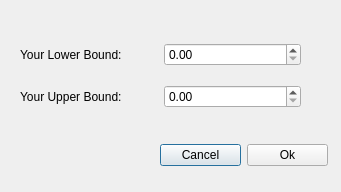
<?xml version="1.0" encoding="UTF-8"?>
<ui version="4.0">
    <class>UniformDialog</class>
    <widget class="QDialog" name="UniformDialog">
        <property name="geometry">
            <rect>
                <x>0</x>
                <y>0</y>
                <width>341</width>
                <height>192</height>
            </rect>
        </property>
        <property name="windowTitle">
            <string>Dialog</string>
        </property>
        <widget class="QWidget" name="">
            <property name="geometry">
                <rect>
                    <x>20</x>
                    <y>30</y>
                    <width>281</width>
                    <height>91</height>
                </rect>
            </property>
            <layout class="QVBoxLayout" name="verticalLayout">
                <item>
                    <layout class="QHBoxLayout" name="horizontalLayout">
                        <item>
                            <widget class="QLabel" name="label">
                                <property name="text">
                                    <string>Your Lower Bound:</string>
                                </property>
                            </widget>
                        </item>
                        <item>
                            <widget class="QDoubleSpinBox" name="lowerBox"/>
                        </item>
                    </layout>
                </item>
                <item>
                    <layout class="QHBoxLayout" name="horizontalLayout_2">
                        <item>
                            <widget class="QLabel" name="label_2">
                                <property name="text">
                                    <string>Your Upper Bound:</string>
                                </property>
                            </widget>
                        </item>
                        <item>
                            <widget class="QDoubleSpinBox" name="upperBox"/>
                        </item>
                    </layout>
                </item>
            </layout>
        </widget>
        <widget class="QWidget" name="">
            <property name="geometry">
                <rect>
                    <x>160</x>
                    <y>140</y>
                    <width>168</width>
                    <height>30</height>
                </rect>
            </property>
            <layout class="QHBoxLayout" name="horizontalLayout_3">
                <item>
                    <widget class="QPushButton" name="cancelButton">
                        <property name="text">
                            <string>Cancel</string>
                        </property>
                    </widget>
                </item>
                <item>
                    <widget class="QPushButton" name="okButton">
                        <property name="text">
                            <string>Ok</string>
                        </property>
                    </widget>
                </item>
            </layout>
        </widget>
    </widget>
    <resources/>
    <connections/>
</ui>
